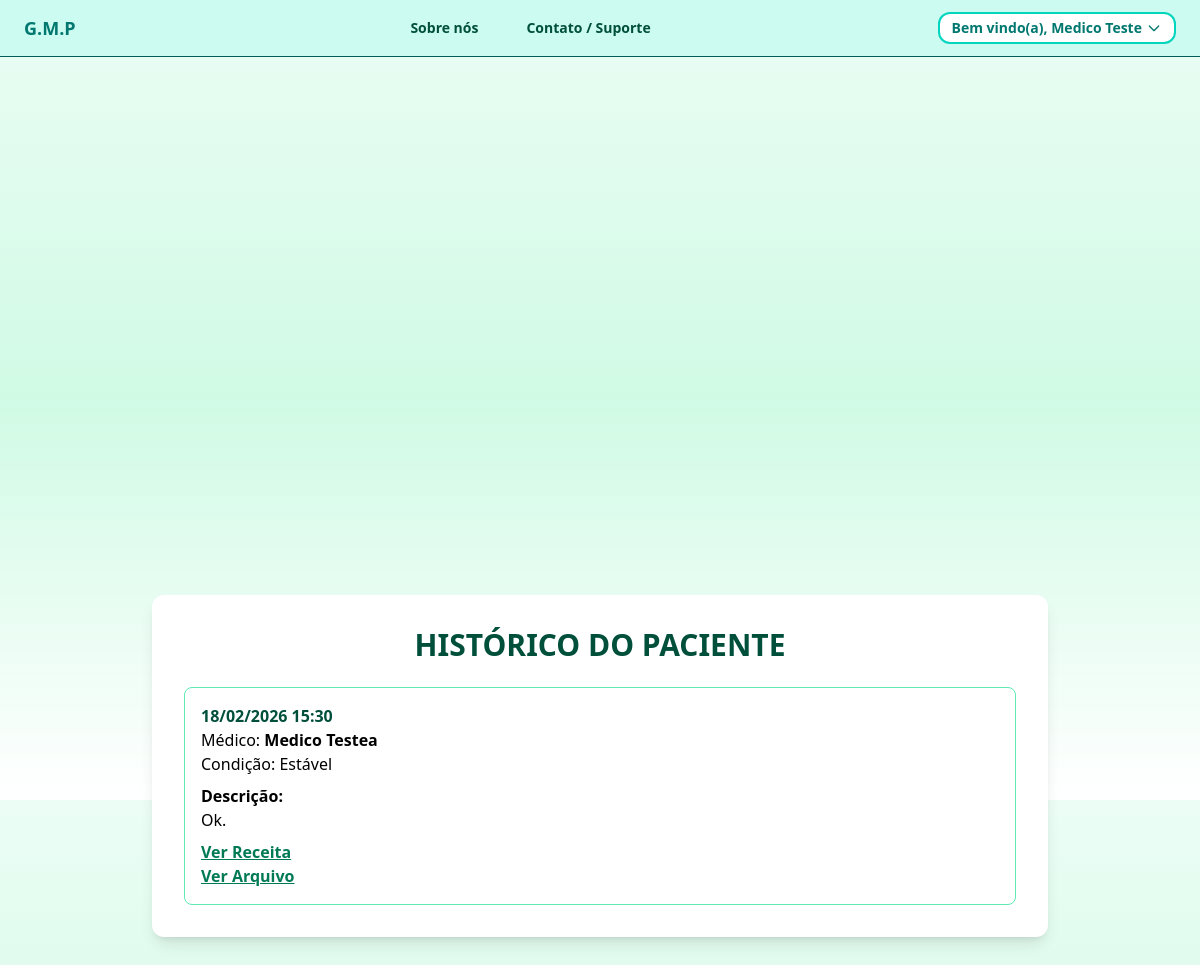
Page /consultas/historico/3/ (signed in) on the committed database.
### gmp/usuarios/models.py (models this page shows, shortened)
class CustomUser(AbstractBaseUser, PermissionsMixin):
    ROLE_PACIENTE = "paciente"
    ROLE_MEDICO = "medico"
    ROLE_SUPERADM = "superadm"
    ROLE_CHOICES = [
        (ROLE_PACIENTE, LABEL_PACIENTE),
        (ROLE_MEDICO, LABEL_MEDICO),
        (ROLE_SUPERADM, LABEL_SUPERADM),
    ]
    QUEIXA_DEPRESSAO = "depressao"
    QUEIXA_ANSIEDADE = "ansiedade"
    QUEIXA_TAG = "tag"
    QUEIXA_TOC = "toc"
    QUEIXA_BIPOLARIDADE = "bipolaridade"
    QUEIXA_ESQUIZOFRENIA = "esquizofrenia"
    QUEIXA_OUTROS = "outros"
    QUEIXA_CHOICES = [
        (QUEIXA_DEPRESSAO, LABEL_QUEIXA_DEPRESSAO),
        (QUEIXA_ANSIEDADE, LABEL_QUEIXA_ANSIEDADE),
        (QUEIXA_TAG, LABEL_QUEIXA_TAG),
        (QUEIXA_TOC, LABEL_QUEIXA_TOC),
        (QUEIXA_BIPOLARIDADE, LABEL_QUEIXA_BIPOLARIDADE),
        (QUEIXA_ESQUIZOFRENIA, LABEL_QUEIXA_ESQUIZOFRENIA),
        (QUEIXA_OUTROS, LABEL_QUEIXA_OUTROS),
    ]
    nome = models.CharField(max_length=MAX_LENGTH_NOME, blank=True, null=True)
    email = models.EmailField(unique=True, blank=False, null=False)
    idade = models.PositiveIntegerField(
        validators=[MinValueValidator(IDADE_MINIMA), MaxValueValidator(IDADE_MAXIMA)],
        blank=True,
        null=True,
    )
    queixa = models.CharField(
        max_length=MAX_LENGTH_QUEIXA,
        choices=QUEIXA_CHOICES,
        default=QUEIXA_DEPRESSAO,
        db_index=True,
    )
    role = models.CharField(
        max_length=MAX_LENGTH_ROLE,
        choices=ROLE_CHOICES,
        default=ROLE_PACIENTE,
        db_index=True,
    )
    telefone = models.CharField(max_length=MAX_LENGTH_TELEFONE, blank=True, null=True)
    origem = models.CharField(max_length=MAX_LENGTH_ORIGEM, blank=True, null=True)
    foto_perfil = models.ImageField(
        upload_to=UPLOAD_FOTO_PERFIL_PATH, blank=True, null=True
    )
    is_active = models.BooleanField(default=True)
    is_staff = models.BooleanField(default=False)
    date_joined = models.DateTimeField(default=timezone.now)
    USERNAME_FIELD = "email"
    REQUIRED_FIELDS = []
    objects = CustomUserManager()

### gmp/consultas/models.py (models this page shows, shortened)
class AgendamentoConsulta(models.Model):
    STATUS_MARCADA = "marcada"
    STATUS_REALIZADA = "realizada"
    STATUS_CANCELADA = "cancelada"
    STATUS_NAO_REALIZADA = "nao_realizada"
    STATUS_CHOICES = [
        (STATUS_MARCADA, STATUS_LABEL_MARCADA),
        (STATUS_REALIZADA, STATUS_LABEL_REALIZADA),
        (STATUS_CANCELADA, STATUS_LABEL_CANCELADA),
        (STATUS_NAO_REALIZADA, STATUS_LABEL_NAO_REALIZADA),
    ]
    paciente = models.ForeignKey(
        User, on_delete=models.CASCADE, related_name="consultas_como_paciente"
    )
    medico = models.ForeignKey(
        User, on_delete=models.CASCADE, related_name="consultas_como_medico"
    )
    data_hora = models.DateTimeField(db_index=True)
    status = models.CharField(
        max_length=20, choices=STATUS_CHOICES, default=STATUS_MARCADA, db_index=True
    )
    cancelado_por = models.ForeignKey(
        User,
        null=True,
        blank=True,
        on_delete=models.SET_NULL,
        related_name="cancelamentos_realizados",
    )
    criado_em = models.DateTimeField(auto_now_add=True)
    atualizado_em = models.DateTimeField(auto_now=True)
    cancelado_em = models.DateTimeField(null=True, blank=True)
    class Meta:
        ordering = ["-data_hora"]
        constraints = [
            models.UniqueConstraint(
                fields=["medico", "data_hora"], name="unique_medico_horario"
            ),
            models.UniqueConstraint(
                fields=["paciente", "data_hora"], name="unique_paciente_horario"
            ),
        ]
        indexes = [
            models.Index(fields=["medico"]),
            models.Index(fields=["paciente"]),
            models.Index(fields=["status"]),
            models.Index(fields=["data_hora"]),
            models.Index(fields=["medico", "data_hora"]),
            models.Index(fields=["paciente", "data_hora"]),
        ]

class Consulta(models.Model):
    CONDICAO_PACIENTE_ESTAVEL = "estavel"
    CONDICAO_PACIENTE_INSTAVEL = "instavel"
    CONDICAO_PACIENTE_CRITICA = "critica"
    CONDICAO_PACIENTE_CHOICES = [
        (CONDICAO_PACIENTE_ESTAVEL, STATUS_LABEL_CONDICAO_PACIENTE_ESTAVEL),
        (CONDICAO_PACIENTE_INSTAVEL, STATUS_LABEL_CONDICAO_PACIENTE_INSTAVEL),
        (CONDICAO_PACIENTE_CRITICA, STATUS_LABEL_CONDICAO_PACIENTE_CRITICA),
    ]
    agendamento = models.OneToOneField(
        AgendamentoConsulta, on_delete=models.PROTECT, related_name="consulta"
    )
    condicao_paciente = models.CharField(
        max_length=15, choices=CONDICAO_PACIENTE_CHOICES
    )
    descricao = models.TextField(max_length=1000)
    receita = models.FileField(upload_to="consulta_receita/", blank=True, null=True)
    arquivo = models.FileField(upload_to="consulta_arquivo/", blank=True, null=True)
    protocolo = models.UUIDField(default=uuid.uuid4, editable=False, unique=True)
    criado_em = models.DateTimeField(auto_now_add=True)
    class Meta:
        constraints = [
            models.UniqueConstraint(
                fields=["agendamento"], name="unique_consulta_por_agendamento"
            )
        ]
    crm_medico = models.CharField(max_length=20, blank=True, null=True)
    descricao_receita = models.TextField(blank=True, null=True)
    data_geracao_receita = models.DateTimeField(blank=True, null=True)
    receita_pdf = models.FileField(upload_to="receitas/", blank=True, null=True)

### gmp/consultas/views.py (the view)
@login_required
@role_required(CustomUser.ROLE_MEDICO, CustomUser.ROLE_SUPERADM)
def historico_paciente(request, paciente_id):
    consultas = historico_paciente_realizadas(paciente_id)
    return render(request, "gmp/historico_paciente.html", {"consultas": consultas})

### gmp/consultas/selectors.py (called while the page is built)
def historico_paciente_realizadas(paciente_id) -> QuerySet:
    return (
        AgendamentoConsulta.objects.select_related("medico")
        .filter(paciente_id=paciente_id, status=AgendamentoConsulta.STATUS_REALIZADA)
        .order_by("-data_hora")
    )

### gmp/consultas/templates/gmp/historico_paciente.html
{% extends "main.html" %}
{% block body %}
<div class="min-h-screen pt-2 flex items-center justify-center">
  <div class="w-full max-w-4xl bg-white rounded-xl shadow-lg p-8">
    <h2 class="text-3xl font-semibold text-center text-emerald-900 mb-6">
      HISTÓRICO DO PACIENTE
    </h2>
    {% if consultas %}
      <div class="space-y-4">
        {% for consulta in consultas %}
          <div class="border border-emerald-300 rounded-lg p-4">
            <p class="font-semibold text-emerald-900">
              {{ consulta.data_hora|date:"d/m/Y H:i" }}
            </p>
            <p>
              Médico:
              <span class="font-semibold">
                {{ consulta.medico.nome }}
              </span>
            </p>
            {% if consulta.consulta %}
              <p>
                Condição:
                {{ consulta.consulta.get_condicao_paciente_display }}
              </p>
              <p class="mt-2">
                <span class="font-semibold">Descrição:</span><br>
                {{ consulta.consulta.descricao }}
              </p>
              {% if consulta.consulta.receita %}
                <p class="mt-2">
                  <a href="{{ consulta.consulta.receita.url }}"
                     target="_blank"
                     class="text-emerald-700 underline font-semibold">
                    Ver Receita
                  </a>
                </p>
              {% endif %}
              {% if consulta.consulta.arquivo %}
                <p>
                  <a href="{{ consulta.consulta.arquivo.url }}"
                     target="_blank"
                     class="text-emerald-700 underline font-semibold">
                    Ver Arquivo
                  </a>
                </p>
              {% endif %}
            {% endif %}
          </div>
        {% endfor %}
      </div>
    {% else %}
      <p class="text-center text-gray-600">
        Nenhuma consulta realizada para este paciente.
      </p>
    {% endif %}
  </div>
</div>
{% endblock body %}

### templates/main.html (shortened to what this page needs)
<!DOCTYPE html>
<html lang="pt-br" class="scroll-smooth">
<head>
    <script src="https://unpkg.com/@tailwindcss/browser@4"></script>
</head>
<body class="pt-16 min-h-screen bg-gradient-to-b from-emerald-50 via-emerald-100 to-emerald-150">
<header class="fixed top-0 inset-x-0 z-50 bg-teal-100 border-b border-teal-800">
    <nav class="flex items-center justify-between px-6 py-3">
        <div class="flex items-center gap-6">
            <a href="{% url 'home' %}" class="text-teal-700 font-extrabold text-lg">
                G.M.P
            </a>
        </div>
        <div class="ml-12 flex gap-12 text-sm font-semibold text-emerald-900">
            {% if request.resolver_match.url_name == 'home' %}
                <a href="#sobre" class="hover:text-emerald-600 transition">
                    Sobre nós
                </a>
            {% else %}
                <a href="{% url 'home' %}#sobre" class="hover:text-emerald-600 transition">
                    Sobre nós
                </a>
            {% endif %}
            {% if request.resolver_match.url_name == 'home' %}
                <a href="#contato" class="hover:text-emerald-600 transition">
                    Contato / Suporte
                </a>
            {% else %}
                <a href="{% url 'home' %}#contato" class="hover:text-emerald-600 transition">
                    Contato / Suporte
                </a>
            {% endif %}
        </div>
        <div class="relative">
            {% if request.user.is_authenticated and request.user.is_staff %}
                <button id="userMenuButton"
                    class="flex cursor-pointer items-center gap-1 bg-white border-2 border-teal-400 rounded-xl px-3 py-1 text-sm font-semibold text-teal-700 hover:bg-teal-50">
                    Bem vindo(a), {{ request.user.nome }}
                    <svg class="w-4 h-4" fill="none" stroke="currentColor" stroke-width="2" viewBox="0 0 24 24">
                        <path stroke-linecap="round" stroke-linejoin="round" d="M19 9l-7 7-7-7"/>
                    </svg>
                </button>
                <div id="userDropdown" class="hidden absolute right-0 mt-2 w-48 bg-white rounded-md shadow-lg py-2 text-sm z-50">
                    <a href="{% url 'cadastro' %}" class="block px-4 py-2 hover:bg-gray-100 text-emerald-900">
                        Novo cadastro
                    </a>
                    <a href="{% url 'home' %}" class="block px-4 py-2 hover:bg-gray-100 text-emerald-900">
                        Consultas
                    </a>
                    <a href="{% url 'perfil_usuario' %}" class="block px-4 py-2 hover:bg-gray-100 text-emerald-900">
                        Minhas informações
                    </a>
                    <form action="{% url 'logout' %}" method="post">
                        {% csrf_token %}
                        <button type="submit" class="w-full cursor-pointer text-left px-4 py-2 hover:bg-red-100 text-red-600">
                            Sair
                        </button>
                    </form>
                </div>
            {% elif request.user.is_authenticated and request.user.role == 'medico' %}
                <button id="userMenuButton"
                    class="flex cursor-pointer items-center gap-1 bg-white border-2 border-teal-400 rounded-xl px-3 py-1 text-sm font-semibold text-teal-700 hover:bg-teal-50">
                    Bem vindo(a), {{ request.user.nome }}
                    <svg class="w-4 h-4" fill="none" stroke="currentColor" stroke-width="2" viewBox="0 0 24 24">
                        <path stroke-linecap="round" stroke-linejoin="round" d="M19 9l-7 7-7-7"/>
                    </svg>
                </button>
            {% else %}
                {% if request.resolver_match.url_name == 'home' %}
                    <a href="{% url 'login' %}" class="bg-white border-2 border-teal-400 rounded-xl px-3 py-1 text-sm font-semibold text-teal-700 hover:bg-teal-50">
                        LOGIN
                    </a>
                {% endif %}
            {% endif %}
        </div>
    </nav>
</header>
<main class="pt-6 px-4">
    {% block body %}{% endblock body %}
</main>
</body>
</html>

### rows in the picture
CustomUser: user.nome "Medico Teste"
AgendamentoConsulta: data_hora "18/02/2026 15:30", medico.nome "Medico Testea", consulta.condicao_paciente "Estável", consulta.descricao "Ok."
